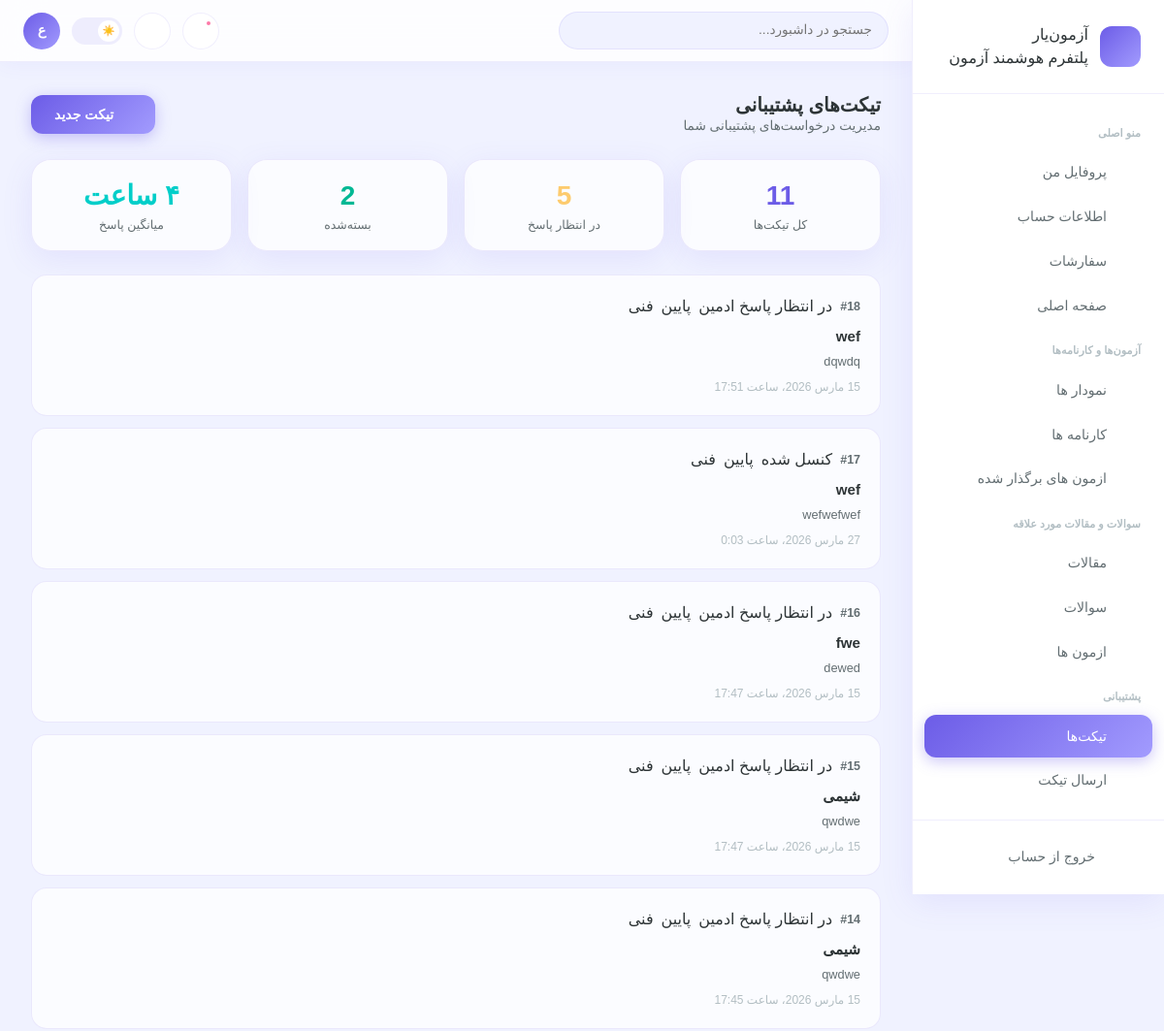
/dashboard/ticket/ (signed in, upper part), run on an earlier commit of the app's database.
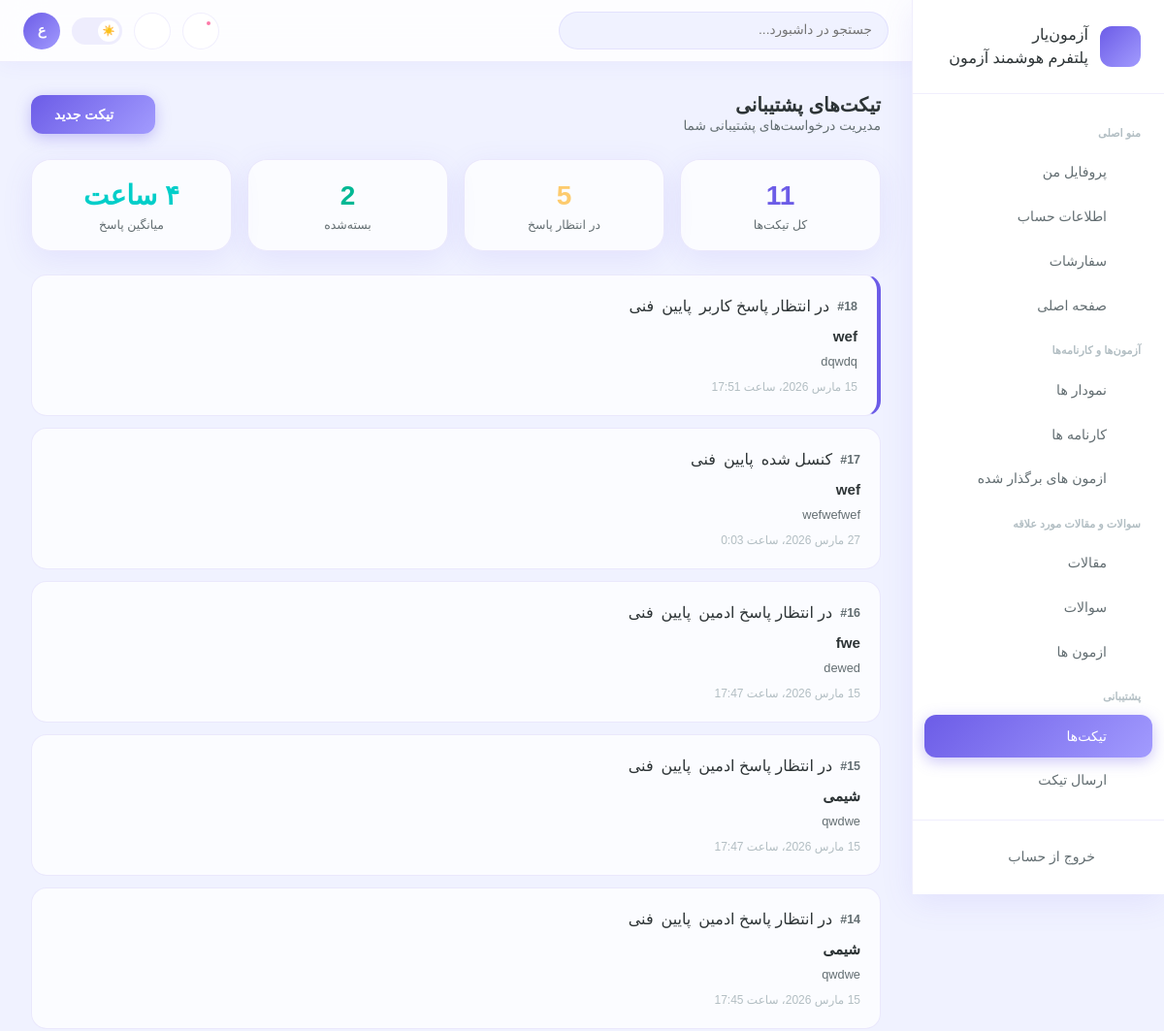
And on a later commit of the database.
### sitesetting/models.py (models this page shows, shortened)
class Ticket(models.Model):
    class TicketPriority(models.TextChoices):
        low = 'پایین','پایین'
        mid = 'متوسط','متوسط'
        high = 'بالا','بالا'
        huge = 'فوری','فوری'
    class TicketStatus(models.TextChoices):
        cancelled = 'کنسل شده','کنسل شده'
        fixed = 'حل شده','حل شده'
        awating_admin = 'در انتظار پاسخ ادمین','در انتظار پاسخ ادمین'
        awating_user = 'در انتظار پاسخ کاربر','در انتظار کاربر'
    name = models.CharField(max_length=500, verbose_name='موضوع',  db_index=True)
    user =  models.ForeignKey(User, related_name='tickets', on_delete=models.PROTECT, verbose_name='درخواست دهنده',  db_index=True)
    admin =  models.ForeignKey(User, related_name='tickets_admin', null=True, blank=True, on_delete=models.PROTECT, verbose_name='ادمین',  db_index=True)
    problem =  models.ForeignKey(TicketProblemCategory, related_name='tickets', null=True, on_delete=models.PROTECT, verbose_name='دسته بندی مشکلات تیکت ها',  db_index=True)
    placement =  models.ForeignKey(TicketProblemPlacement, related_name='tickets', null=True, on_delete=models.PROTECT, verbose_name='بخش های مرتبط مشکلات در تیکت',  db_index=True)
    description = models.TextField(verbose_name="توضیحات ")
    file = models.FileField(verbose_name='پیوست', upload_to=photo_path_upload_to, null=True, blank=True)
    priority = models.CharField(verbose_name='اهمیت', choices=TicketPriority, max_length=255)
    status = models.CharField(verbose_name='وضعیت', choices=TicketStatus, max_length=255)
    create_at = models.DateTimeField(verbose_name='زمان ارسال درخواست', auto_now_add=True)
    def get_absolute_url(self):
        return reverse("dashboard:ticket-chat", kwargs={"pk": self.pk})
    class Meta:
        ordering = ['-id']
        verbose_name ='تیکت '
        verbose_name_plural ='تیکت  ها'

class TicketProblemCategory(models.Model):
    order = models.PositiveIntegerField(default=1, verbose_name='ترتیب')
    name = models.CharField( max_length=255, verbose_name='نام  ')
    is_active = models.BooleanField(default=True, verbose_name='فعال')
    class Meta:
        ordering = ['-order']
        verbose_name = 'دسته بندی مشکل تیکت'
        verbose_name_plural = 'دسته بندی مشکلات تیکت ها'

class TicketChat(models.Model):
    ticket =  models.ForeignKey(Ticket, related_name='chats', on_delete=models.CASCADE, verbose_name='تیکت')
    create_at = models.DateTimeField(verbose_name='زمان ارسال پیام', auto_now_add=True)
    is_read_by_admin = models.BooleanField(verbose_name='خوانده شده توسط ادمین', default=False)
    is_read_by_user = models.BooleanField(verbose_name='خوانده شده توسط کاربر', default=False)
    is_admin_message = models.BooleanField(verbose_name='پیام ادمین', default=False)
    admin_message = CKEditor5Field(verbose_name="پیام", null=True, blank=True)
    user_message = models.TextField(verbose_name="پیام", null=True, blank=True)
    class Meta:
        ordering = ['id']
        verbose_name ='پیام تیکت  '
        verbose_name_plural ='پیام های تیکت'

### dashboard/views/tickets.py (the view)
# urls.py: path('ticket/', views.tickets.Ticketlist.as_view(), name='ticket-list'),
class Ticketlist(LoginRequiredMixin, ListView):
    template_name = 'dashboard/tickets/12-ticket-list.html'
    context_object_name = 'items'
    paginate_by = 50
    def get_queryset(self):
        return Ticket.objects.prefetch_related('placement', 'problem').filter(user=self.request.user)
    def get_context_data(self, **kwargs):
        data = super().get_context_data(**kwargs)
        data['priority'] = Ticket.TicketPriority
        data['status'] = Ticket.TicketStatus
        data['await_response'] = self.get_queryset().filter(Q(status=Ticket.TicketStatus.awating_user) | Q(status=Ticket.TicketStatus.awating_admin)).count()
        data['closed'] = self.get_queryset().filter(Q(status=Ticket.TicketStatus.fixed) | Q(status=Ticket.TicketStatus.cancelled)).count()
        return data

### template/dashboard/tickets/12-ticket-list.html (shortened to what this page needs)
{% extends "dashboard/base/base.html" %}
{% load jalali_tags %}
{% block content %}
<main class="main-content"><div class="page-body">
  <div class="d-flex justify-content-between align-items-center mb-4 flex-wrap gap-2 animate-in">
    <div>
      <h5 style="font-weight:800;margin:0;">تیکت‌های پشتیبانی</h5>
      <p style="font-size:0.85rem;color:var(--text-muted);margin:0;">مدیریت درخواست‌های پشتیبانی شما</p>
    </div>
    <a href="{% url 'dashboard:ticket-send' %}" style="background:var(--gradient-1);border:none;color:white;border-radius:12px;padding:0.6rem 1.5rem;font-family:Vazirmatn,sans-serif;font-weight:600;font-size:0.88rem;text-decoration:none;box-shadow:0 4px 15px rgba(108,92,231,0.35);display:inline-flex;align-items:center;gap:0.5rem;"><i class="bi bi-plus-circle"></i> تیکت جدید</a>
  </div>
  <div class="row g-3 mb-4 animate-in">
    <div class="col-6 col-md-3"><div class="glass-card p-3 text-center"><div style="font-size:1.75rem;font-weight:900;color:var(--primary);">{{ items.count }}</div><div style="font-size:0.78rem;color:var(--text-muted);">کل تیکت‌ها</div></div></div>
    <div class="col-6 col-md-3"><div class="glass-card p-3 text-center"><div style="font-size:1.75rem;font-weight:900;color:var(--warning);">{{ await_response }}</div><div style="font-size:0.78rem;color:var(--text-muted);">در انتظار پاسخ</div></div></div>
    <div class="col-6 col-md-3"><div class="glass-card p-3 text-center"><div style="font-size:1.75rem;font-weight:900;color:var(--success);">{{ closed }}</div><div style="font-size:0.78rem;color:var(--text-muted);">بسته‌شده</div></div></div>
    <div class="col-6 col-md-3"><div class="glass-card p-3 text-center"><div style="font-size:1.75rem;font-weight:900;color:var(--secondary);">۴ ساعت</div><div style="font-size:0.78rem;color:var(--text-muted);">میانگین پاسخ</div></div></div>
  </div>
  <div style="display:flex;flex-direction:column;gap:0.75rem;" class="animate-in delay-1">
    {% for item in items %}
    <div class="ticket-item {% if item.status == status.awating_user %}unread{% endif %} " onclick="location.href='{{ item.get_absolute_url }}'">
      <div class="d-flex align-items-center gap-2 mb-2 flex-wrap">
        <span style="font-weight:800;color:var(--text-muted);font-size:0.78rem;">#{{item.id}}</span>
        <span class="badge-status badge-{% if item.status == status.awating_admin or item.status == status.awating_user %}warning{% elif item.status == status.fixed %}success{% else %}secondary{% endif %} ">{{ item.status }}</span>
        <span class="badge-status badge-{% if item.priority == priority.huge or item.priority == priority.high %}danger{% elif item.priority == priority.mid %}warning{% else %}secondary{% endif %} ">{{ item.priority }}</span>
        <span class="badge-status badge-warning" >{{ item.problem.name }}</span>
       </div>
      <div style="font-weight:700;font-size:0.95rem;margin-bottom:0.25rem;">{{ item.name }}</div>
      <div style="font-size:0.8rem;color:var(--text-muted);">
        {% if item.chats.exists and  item.chats.first.is_admin_message %}
          {{ item.chats.first.admin_message|safe|truncatechars:80 }}
        {% elif item.chats.exists and not item.chats.first.is_admin_message %}
          {{ item.chats.first.user_message|truncatechars:80 }}
        {% else %}
          {{ item.description|truncatechars:80 }}
        {% endif %}
      </div>
      <div style="font-size:0.75rem;color:var(--text-light);margin-top:0.5rem;">
        {% if item.chats.exists %}
          {{item.chats.first.create_at|to_jalali:'%H:%M - %Y/%m/%d'}}
        {% else %}
          {{item.create_at|to_jalali:'%H:%M - %Y/%m/%d'}}
        {% endif %}
      </div>
    </div>
    {% endfor %}
  </div>
</div></main>
{% endblock   %}

What changed in the data, as far as the page shows it:
changed Ticket "dqwdq": status "در انتظار پاسخ ادمین" → "در انتظار پاسخ کاربر"
